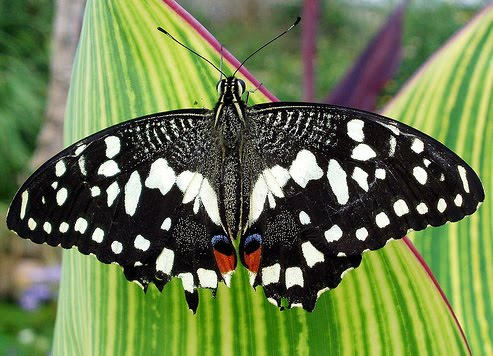
#> input picture res/butterfly.jpg, 493 x 356 px
$ jupyter execute 3-Histogramas.ipynb   (shell and % lines are left out)
#> lines starting #> are read from the running program, lines starting #| are printed output that depends on the picture; long printed decimals are rounded
# Histogramas

Tanto OpenCV como Numpy tienen funciones para calcular el histograma en un sólo canal.

La función `np.histogram` de numpy es más sencilla de utilizar y sólo recibe tres parámetros: la matriz con la imagen, el número de *bins* para calcular el histograma y, por último, los valores inicial y final de los *bins*.
La salida de esta función son dos arrays, el primero conteniendo el número de píxeles de cada *bin* y el segundo, los límites de cada bin.

[cell 1]
import numpy as np
import cv2
from matplotlib import pyplot as plt

im = cv2.imread('res/butterfly.jpg', cv2.IMREAD_GRAYSCALE)
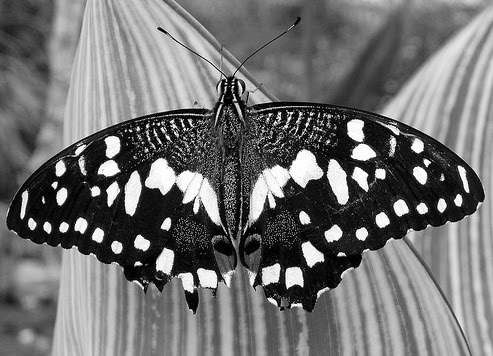
#> im: shape (356, 493); min 0, max 255, mean 113.3

hist_count, hist_bins = np.histogram(im, 256, [0,256])
#> hist_count = 256 values, max 1899 at index 0, min 110 at index 223, mean 685.6; hist_bins = 257 values from 0 to 256
plt.bar(range(0,256), hist_count)
plt.show()
#> figure, not shown here; tallest bar 1899 high, from x = -0.4 to 0.4

## Operaciones con histogramas

### Modificación del rango dinámico
La librería `skimage` contiene la función `rescale_intensity` que permite escalar los valores de intensidad de la imagen. Esta función toma un parámetro obligatorio, la imagen de entrada, y dos parámetros opcionales (`in_range`, `out_range`) mediante los que se pueden especificar los valores mínimos y máximos a escalar.  Aunque existen varias opciones, la forma más habitual de utilizar esta función es pasar `image` a la variable `in_range` y una tupla con los valores mínimos y máximos a la variable `out_range`.

Si no se incluyen estos parámetros opcionales, la imagen se escala a los valores mínimos y máximos permitidos por el tipo de la imagen (0.0 y 1.0 en caso de `float` ó 0 y 255 en caso de `uint8`).

Si estamos trabajando con valores enteros es necesario convertir el resultado a formato `uint8` usando, por ejemplo, `astype(np.uint8)`.

[cell 2]
from skimage.exposure import rescale_intensity

out = rescale_intensity(im, in_range='image', out_range=(10,50)).astype(np.int8)
print(np.min(out), np.max(out))
#| 10 50

# IMPORTANTE!!!
# Forzamos los valores minimos y maximos de plt.imshow
# para que no escale las intensidades de la imagen
plt.imshow(out, cmap='gray', vmin=0, vmax=255)
plt.show()

### Ejercicio
Amplía el rango dinámico de la imagen `out` a [0,255]. Visualiza la nueva imagen y el histograma generado. Cuántos niveles de gris diferentes tiene la nueva imagen? Por qué?

[cell 3]
out = rescale_intensity(out, in_range='image', out_range=(0,255)).astype(np.int8)
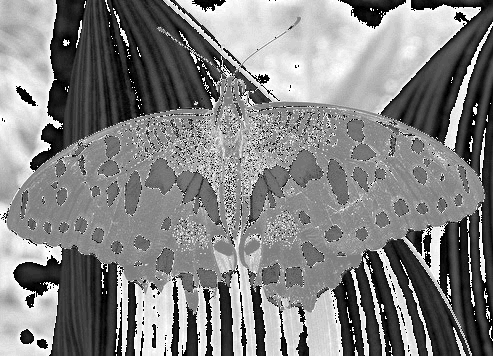
#> out: shape (356, 493) int8; min -123, max 127, mean 4.4; drawn with min black and max white
plt.imshow(out, cmap='gray', vmin=0, vmax=255)
plt.show()
hist_count, hist_bins = np.histogram(out, 256, [0,256])
#> hist_count = 256 values, max 10657 at index 12, min 0 at index 1, mean 403.6
print((hist_count != 0).sum()," niveles de gris")
#| 21  niveles de gris
plt.bar(range(0,256), hist_count)
plt.show()
#> figure, not shown here; tallest bar 10657 high, from x = 11.6 to 12.4
#Existen 21 niveles de gris. Esto es debido a que en la conversión anterior, se reduce el rango dinámico a
#tan solo (10,50), por lo que se pierde información que no puede ser recuperada.

### Compresión y expansión del rango dinámico

Por una parte, aplicando el logaritmo a una image reduce el contraste de las regiones más claras, mejorando las zonas más oscuras. Por otra parte, el exponencial permite realizar la operación contraria, esto es, aumentar el contraste de las regiones más claras.

[cell 4]
plt.rcParams["figure.figsize"] = [8,8]

im = cv2.imread("res/building.jpg",cv2.IMREAD_GRAYSCALE)
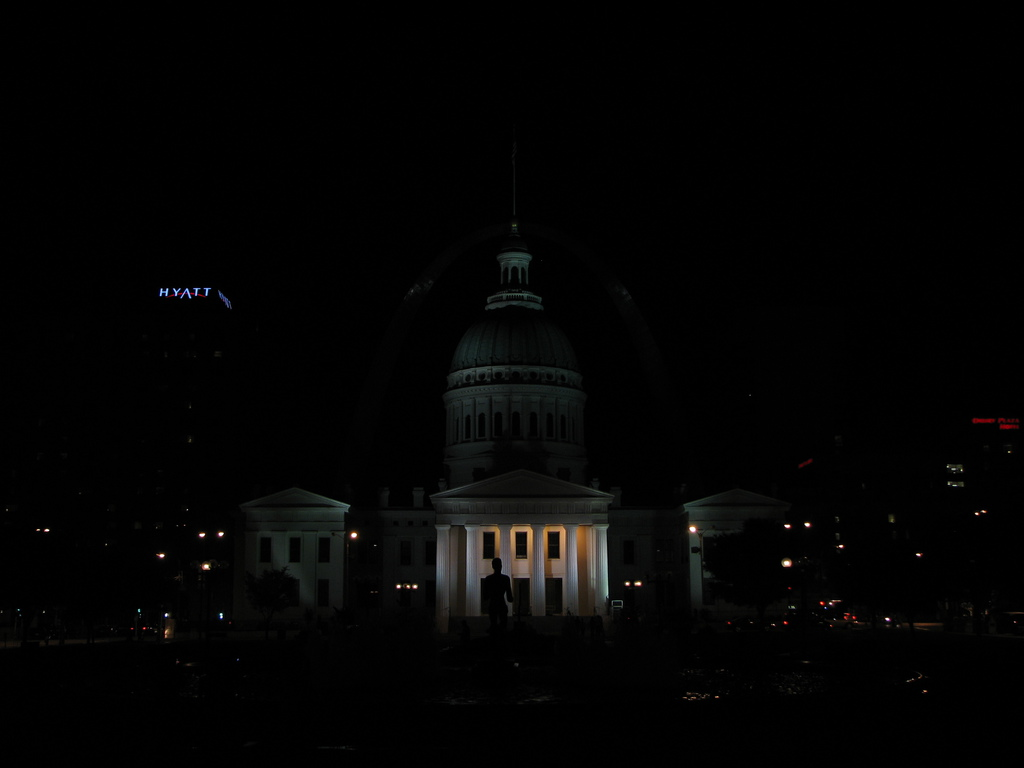
#> input picture res/building.jpg, 1024 x 768 px
#> im: shape (768, 1024); min 0, max 255, mean 3.6
hist_count, _ = np.histogram(im, 256,[0,256])
#> hist_count = 256 values, max 393057 at index 0, min 0 at index 215, mean 3072
im_log = np.log(im.astype(float) + 1) # log de 0 no existe: sumamos 1 a toda la imagen
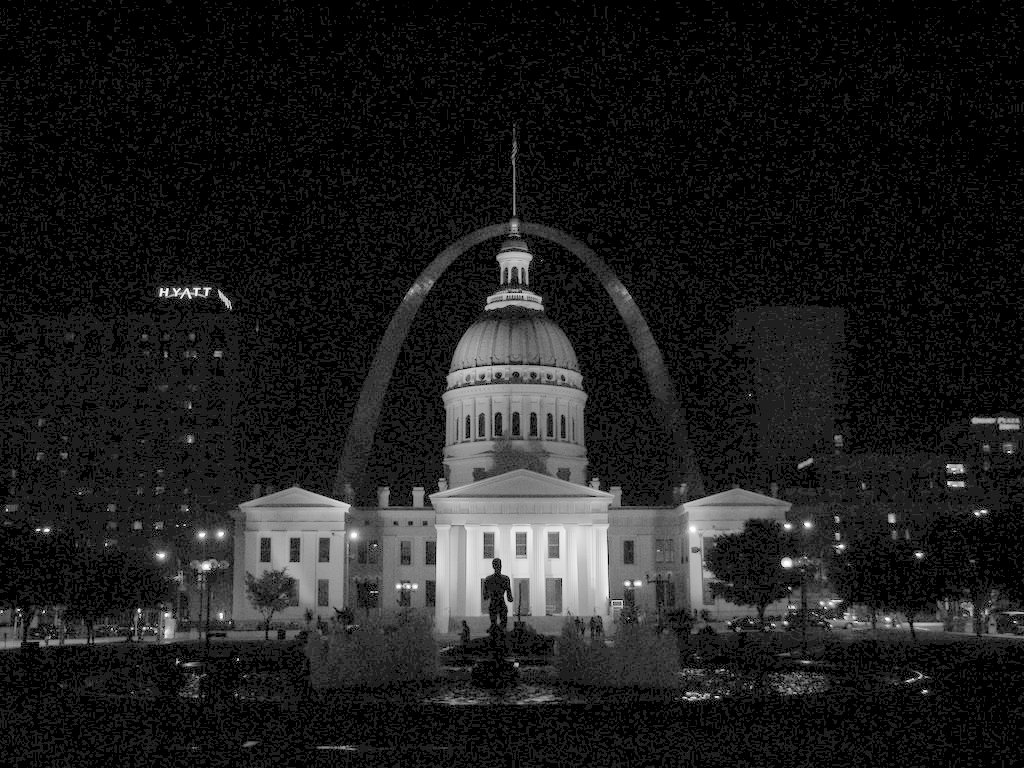
#> im_log: shape (768, 1024) float64; min 0, max 5.55, mean 0.646; drawn with min black and max white
print(np.min(im_log), np.max(im_log))
#| 0.0 5.545


# Normalizar la imagen entre 0 y 1
min_im_log, max_im_log = np.min(im_log), np.max(im_log)
#> min_im_log = 0; max_im_log = 5.55
im_log = (im_log - min_im_log) / (max_im_log - min_im_log)

hist_count_im_log, _ = np.histogram(im_log, 256)
#> hist_count_im_log = 256 values, max 393057 at index 0, min 0 at index 1, mean 3072

f, ax = plt.subplots(2,2)
ax[0,0].imshow(im, cmap='gray')
ax[0,1].imshow(im_log, cmap='gray')
plt.ylim([0,5000])
ax[1,0].bar(range(0,256), hist_count)
ax[1,1].bar(range(0,256), hist_count_im_log)
plt.show()
#> figure, not shown here; panel 3: tallest bar 393057 high, from x = -0.4 to 0.4; panel 4: tallest bar 393057 high, from x = -0.4 to 0.4

### Ejercicio
Aplica la función `np.exp` a la imagen `town.jpg`. Visualiza la imagen antes y despues de aplicar la función. *Hint*: convierte la imagen a float y normaliza los valores de los píxeles entre 0 y 1 antes de calcular el exponencial.

[cell 5]
# Escribe aquí tu código
im = cv2.imread("res/town.jpg",cv2.IMREAD_GRAYSCALE)
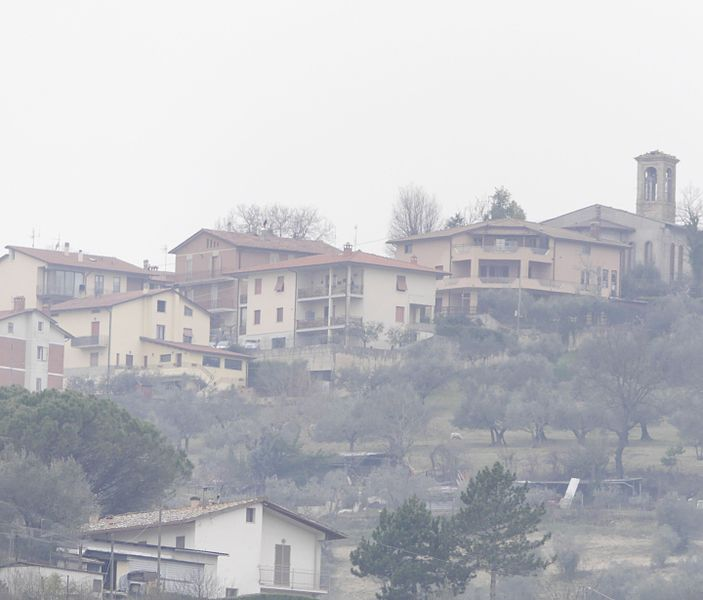
#> input picture res/town.jpg, 703 x 600 px
#> im: shape (600, 703); min 79, max 255, mean 191.6
im_max,im_min = np.max(im),np.min(im)
#> im_max = 255; im_min = 79
im = (im.astype(float)-im_min)/(im_max-im_min)
im_exp = np.exp(im)
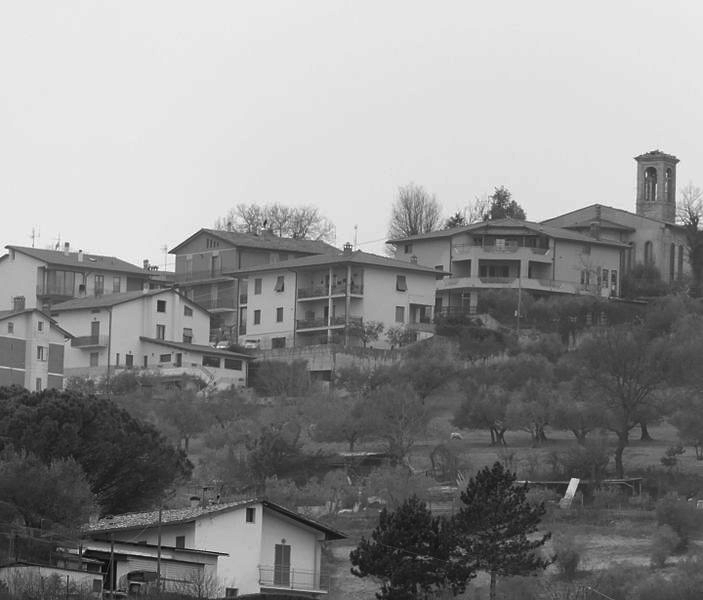
#> im_exp: shape (600, 703) float64; min 1, max 2.72, mean 1.96; drawn with min black and max white


hist_count_orig,_ = np.histogram(im,256)
#> hist_count_orig = 256 values, max 45520 at index 240, min 0 at index 1, mean 1647.7
hist_count_exp,_ = np.histogram(im_exp,256)
#> hist_count_exp = 256 values, max 45520 at index 231, min 0 at index 1, mean 1647.7

af, ax = plt.subplots(2,2)
ax[0,0].imshow(im, cmap='gray')
ax[0,1].imshow(im_exp, cmap='gray')
plt.ylim([0,5000])
ax[1,0].bar(range(0,256), hist_count_orig)
ax[1,1].bar(range(0,256), hist_count_exp)
plt.show()
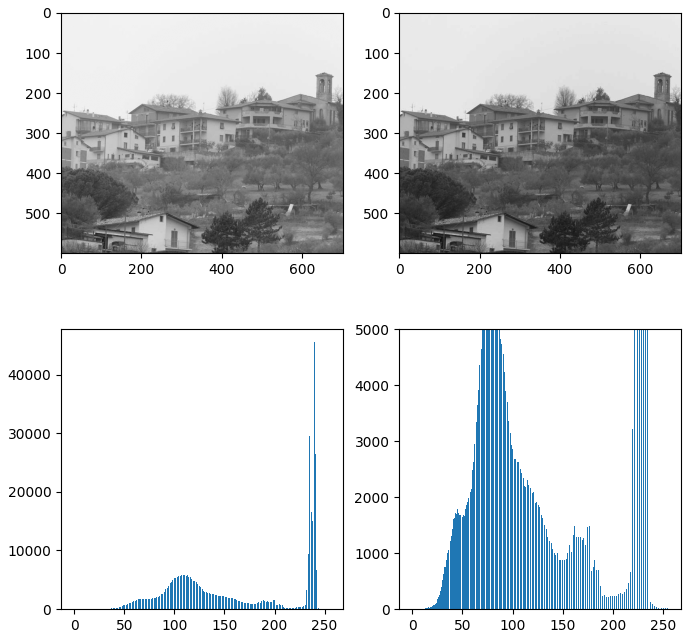
#> figure drawn by matplotlib, 4 panels; panel 3: tallest bar 45520 high, from x = 239.6 to 240.4; panel 4: tallest bar 45520 high, from x = 230.6 to 231.4

### Ecualización de histograma
OpenCV dispone de la función `equalizeHist` para realizar la ecualización de histograma.

[cell 6]
im = cv2.imread("res/town.jpg",cv2.IMREAD_GRAYSCALE)
hist, _ = np.histogram(im, 256, [0, 256])
#> hist = 256 values, max 45520 at index 244, min 0 at index 0, mean 1647.7
cdf = hist.cumsum() # Histograma de frecuencia acumulada
#> cdf = 256 values from 0 to 421800

im_eq = cv2.equalizeHist(im)
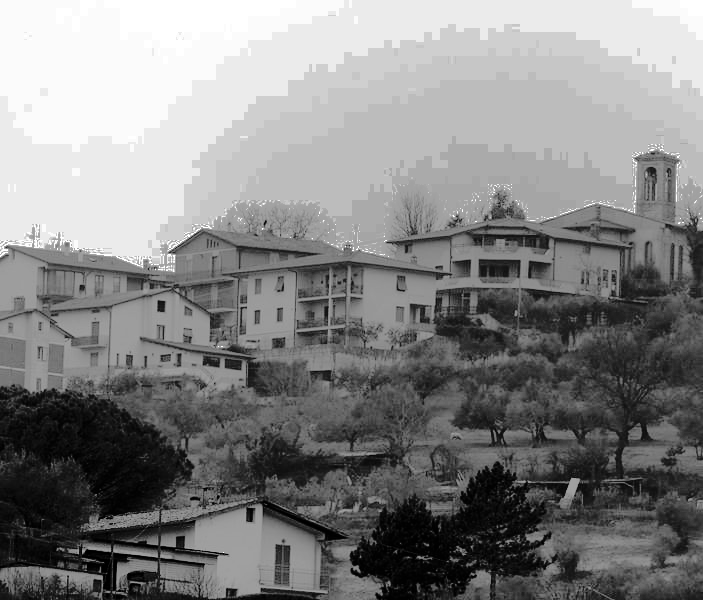
#> im_eq: shape (600, 703); min 0, max 255, mean 131.2
hist_eq, _ = np.histogram(im_eq, 256,[0,256])
#> hist_eq = 256 values, max 45520 at index 235, min 0 at index 22, mean 1647.7
cdf_eq = hist_eq.cumsum() # Histograma de frecuencia acumulada
#> cdf_eq = 256 values from 755 to 421800

plt.rcParams["figure.figsize"] = [12,8]
f, ax = plt.subplots(2,2)
ax[0,0].bar(range(0,256), cdf)
ax[0,1].bar(range(0,256), cdf_eq)
ax[1,0].imshow(im, cmap='gray', vmin=0, vmax=255)
ax[1,1].imshow(im_eq, cmap='gray',vmin=0, vmax=255)
plt.show()
#> figure, not shown here; panel 1: tallest bar 421800 high, from x = 254.6 to 255.4; panel 2: tallest bar 421800 high, from x = 254.6 to 255.4

La función anterior permite mejorar el contraste en muchas regiones de la imagen. Sin embargo, en la zona del cielo los resultados no son los esperados. Esto es debido a que en la ecualización de histograma se tiene en cuenta el contraste global de la imagen. Una forma de mejorar los resultados en ciertas zonas es utilizando una ecualización local.

[cell 7]
clahe = cv2.createCLAHE(clipLimit=2.0, tileGridSize=(8,8))
cl1 = clahe.apply(im)
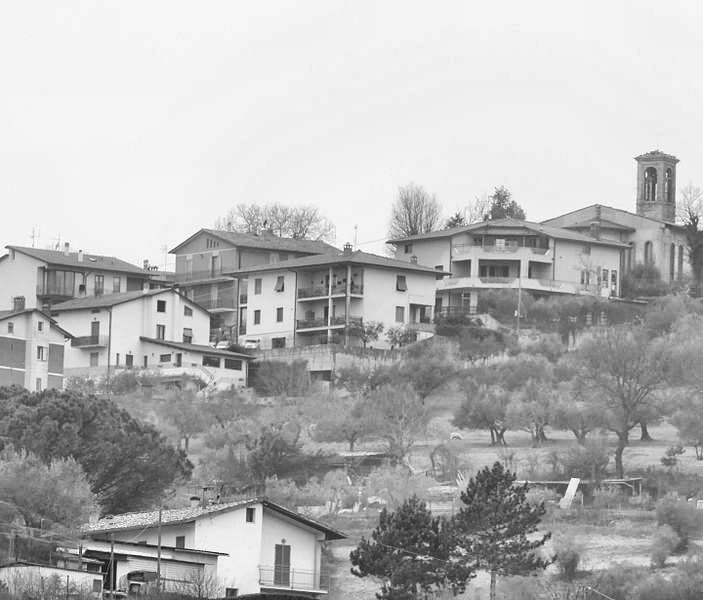
#> cl1: shape (600, 703); min 21, max 255, mean 179.8

plt.imshow(cl1,cmap='gray')
plt.show()

### Ejercicio
Aplica una expansión de histograma a la imagen `town.jpg`. Visualiza los histogramas resultantes de la ecualización global y de la expansión de histograma. Cuáles son las diferencias más significativas entre ambos?

[cell 8]
im = cv2.imread("res/town.jpg",cv2.IMREAD_GRAYSCALE)
hist, _ = np.histogram(im, 256, [0, 256])
cdf = hist.cumsum() # Histograma de frecuencia acumulada

im_eq = cv2.equalizeHist(im)
hist_eq, _ = np.histogram(im_eq, 256,[0,256])
clahe = cv2.createCLAHE(clipLimit=2.0, tileGridSize=(8,8))
im_clahe = clahe.apply(im)
hist_clahe, _ = np.histogram(im_clahe, 256,[0,256])
#> hist_clahe = 256 values, max 28824 at index 243, min 0 at index 0, mean 1647.7
cdf_clahe = hist_clahe.cumsum()
#> cdf_clahe = 256 values from 0 to 421800
cdf_eq = hist_eq.cumsum() # Histograma de frecuencia acumulada

plt.rcParams["figure.figsize"] = [12,8]
f, ax = plt.subplots(2,3)
ax[0,0].bar(range(0,256), cdf)
ax[0,1].bar(range(0,256), cdf_eq)
ax[0,2].bar(range(0,256), cdf_clahe)
ax[1,0].imshow(im, cmap='gray', vmin=0, vmax=255)
ax[1,1].imshow(im_eq, cmap='gray',vmin=0, vmax=255)
ax[1,2].imshow(im_clahe, cmap='gray',vmin=0, vmax=255)
plt.show()
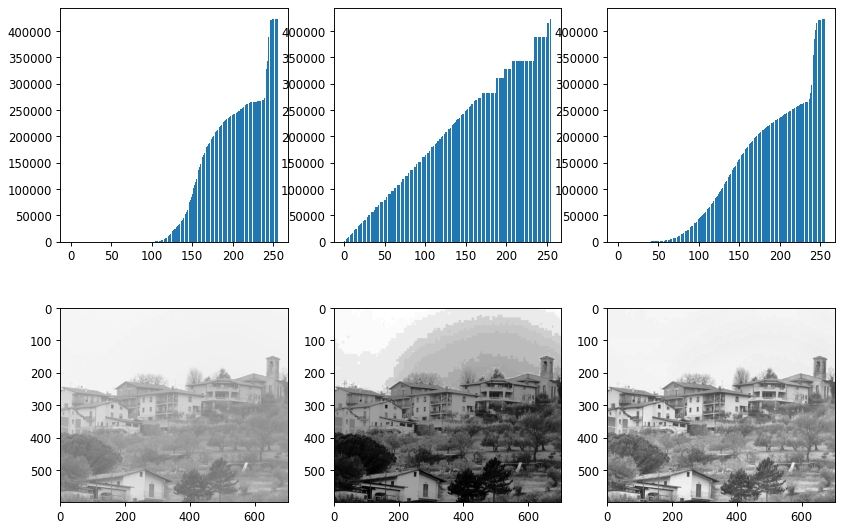
#> figure drawn by matplotlib, 6 panels; panel 1: tallest bar 421800 high, from x = 254.6 to 255.4; panel 2: tallest bar 421800 high, from x = 254.6 to 255.4; panel 3: tallest bar 421800 high, from x = 254.6 to 255.4
